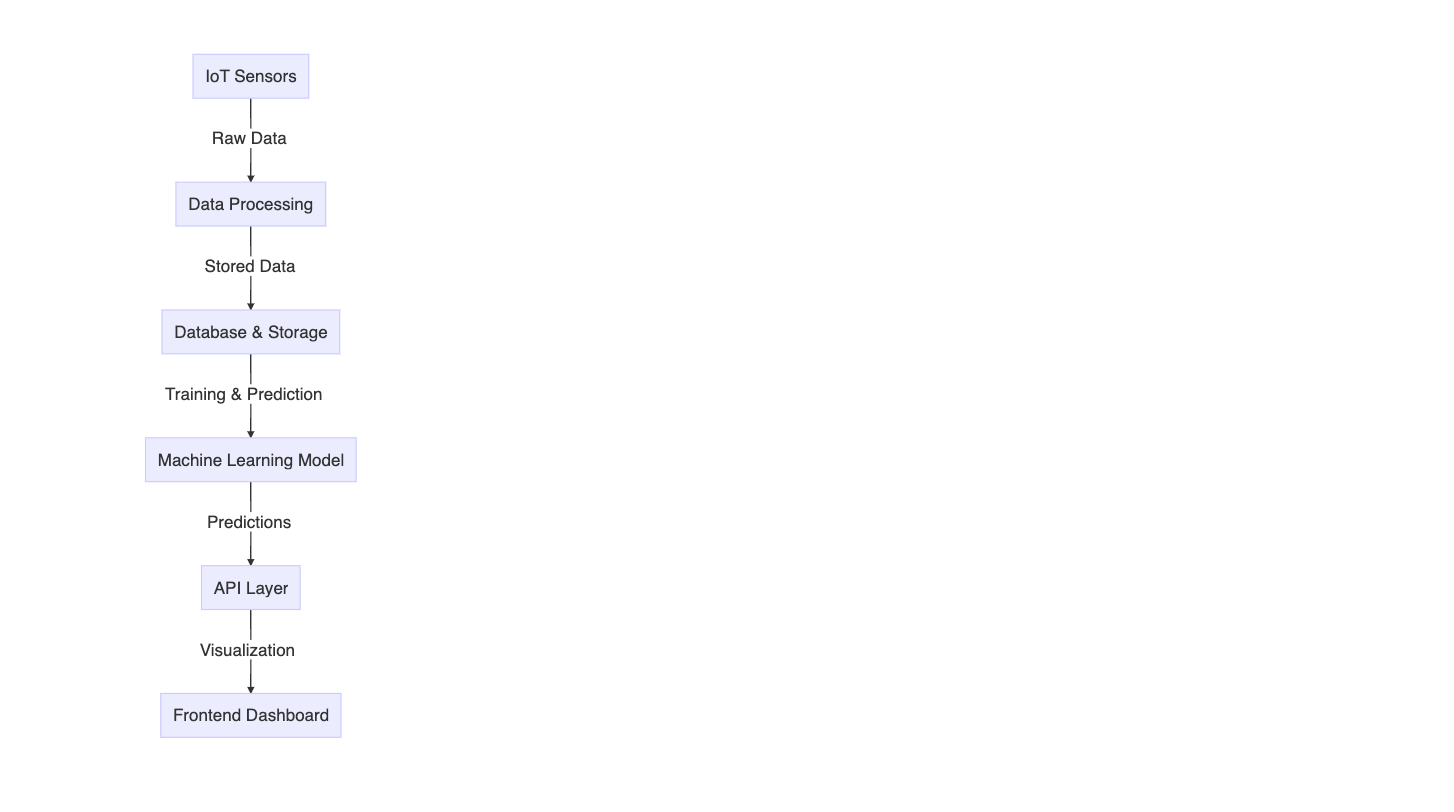

R code for this plot:
# Load required libraries
install.packages(c("dplyr", "ggplot2", "GGally", "caret", "DiagrammeR", "DiagrammeRsvg", "rsvg"))
library(dplyr)
library(ggplot2)
library(GGally)
library(caret)
library(DiagrammeR)
library(DiagrammeRsvg)
library(rsvg)

# Load dataset with a unique variable name
weather_data <- read.csv("weather_data.csv")

# Convert date column to Date format
weather_data$date <- as.Date(weather_data$date, format="%Y-%m-%d")

# Check for missing values
print(colSums(is.na(weather_data)))

# Handle missing values
weather_data <- weather_data %>% mutate(
  avg_temperature = ifelse(is.na(avg_temperature), mean(avg_temperature, na.rm = TRUE), avg_temperature),
  humidity = ifelse(is.na(humidity), mean(humidity, na.rm = TRUE), humidity),
  avg_wind_speed = ifelse(is.na(avg_wind_speed), mean(avg_wind_speed, na.rm = TRUE), avg_wind_speed),
  cloud_cover = ifelse(is.na(cloud_cover), mean(cloud_cover, na.rm = TRUE), cloud_cover)
)

# Encode categorical variables
weather_data$rain_or_not <- as.factor(weather_data$rain_or_not)

# Exploratory Data Analysis (EDA)

# Plot Histogram
ggplot(weather_data, aes(x=avg_temperature)) +
  geom_histogram(binwidth=2, fill="skyblue", color="black") +
  ggtitle("Temperature Distribution")

# Correlation Analysis
ggpairs(weather_data, columns = c("avg_temperature", "humidity", "avg_wind_speed", "cloud_cover", "pressure"))

# Split data into training & test sets
set.seed(42)
trainIndex <- createDataPartition(weather_data$rain_or_not, p=0.8, list=FALSE)
trainData <- weather_data[trainIndex,]
testData <- weather_data[-trainIndex,]

# Train Machine Learning Models
log_model <- train(rain_or_not ~ ., data=trainData, method="glm", family=binomial)
tree_model <- train(rain_or_not ~ ., data=trainData, method="rpart")
rf_model <- train(rain_or_not ~ ., data=trainData, method="rf")

# Model Evaluation
rf_pred <- predict(rf_model, testData)
print(confusionMatrix(rf_pred, testData$rain_or_not))

# Predict the Next 21 Days
future_predictions <- predict(rf_model, newdata=testData[1:21,])
print(future_predictions)

# Generate System Diagram
DiagrammeR("graph TD;
  A[IoT Sensors] -->|Raw Data| B[Data Processing];
  B -->|Stored Data| C[Database & Storage];
  C -->|Training & Prediction| D[Machine Learning Model];
  D -->|Predictions| E[API Layer];
  E -->|Visualization| F[Frontend Dashboard];")
